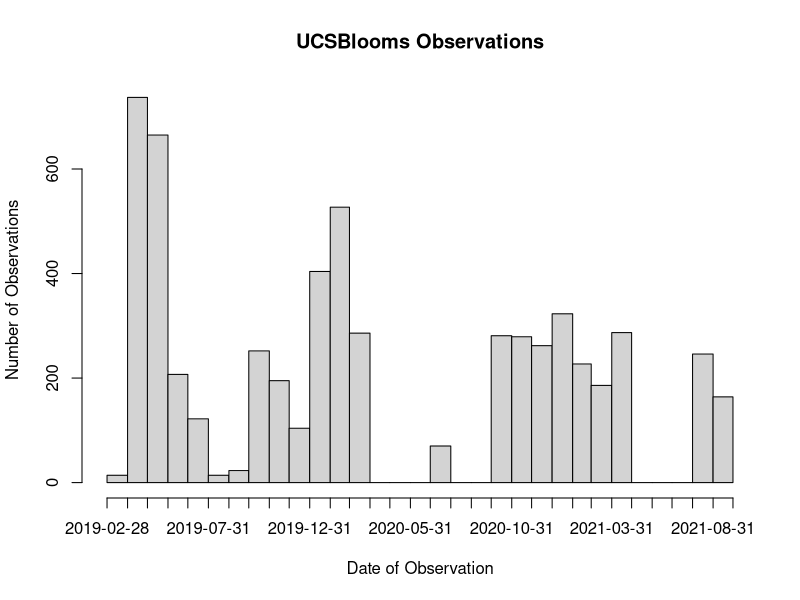
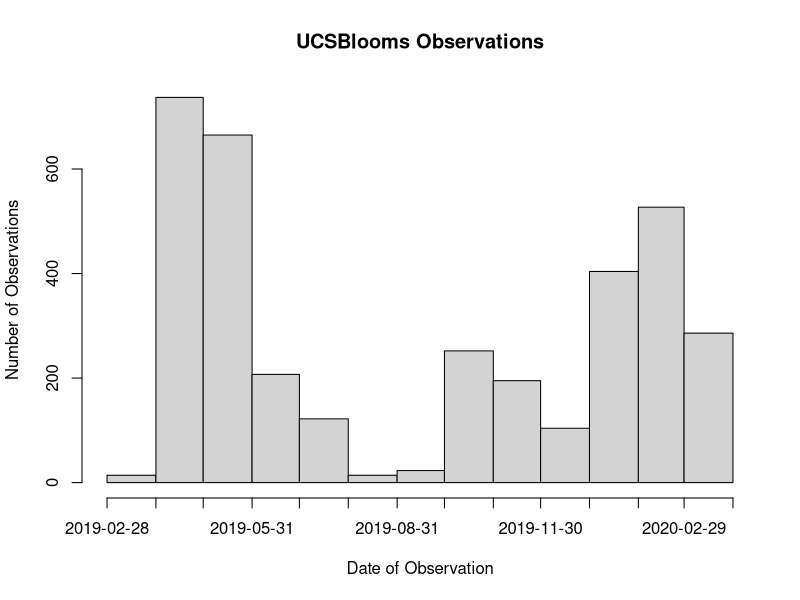
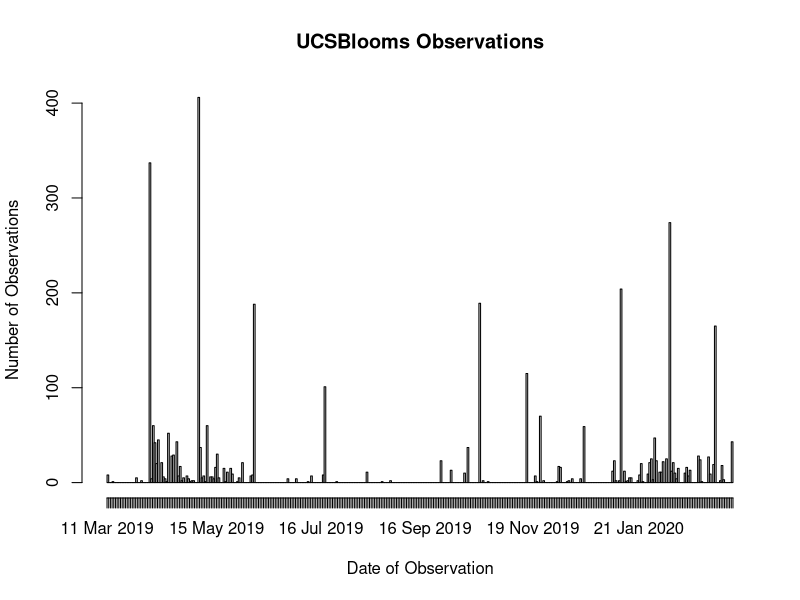
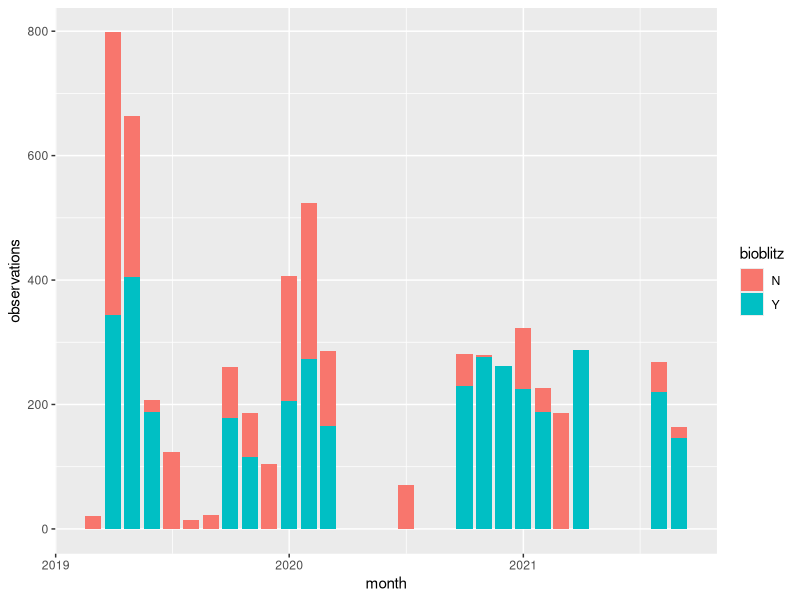
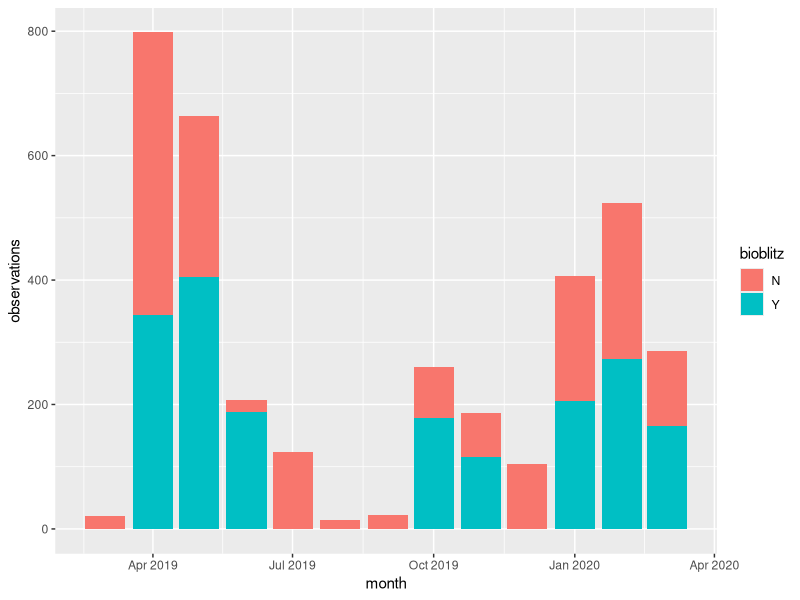
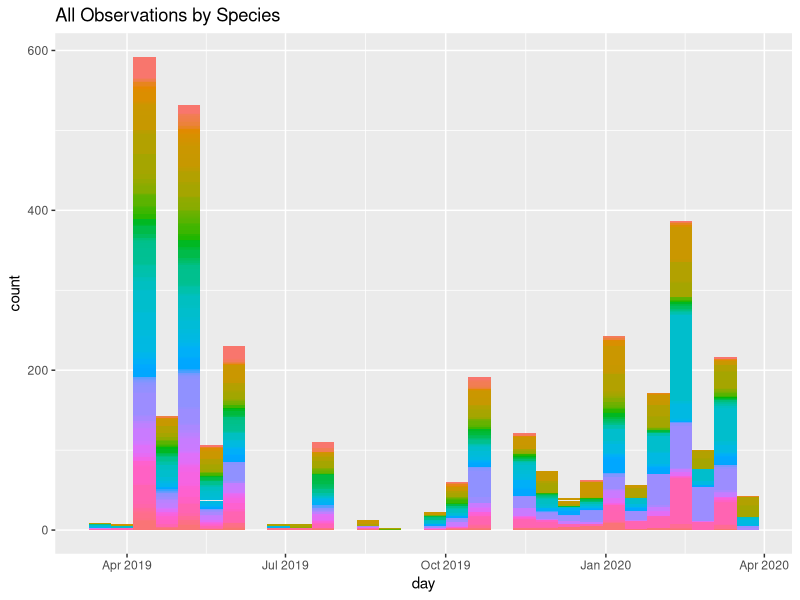
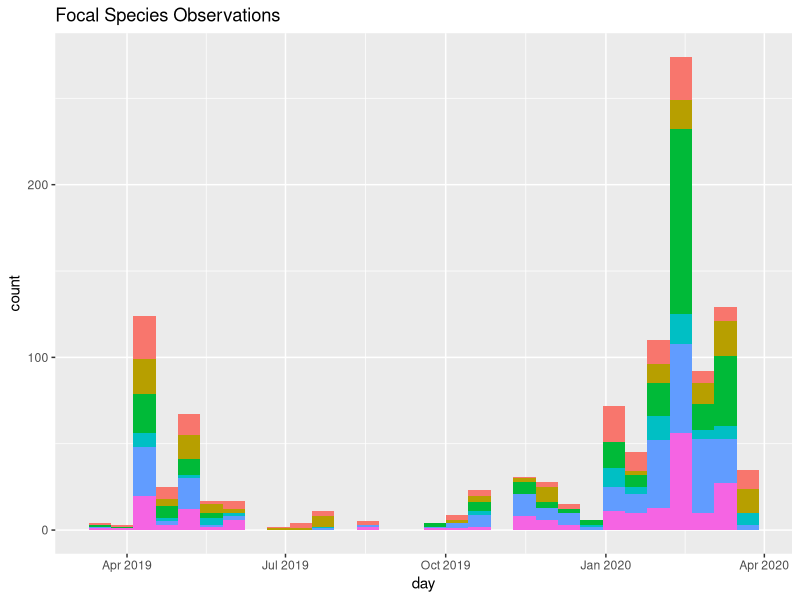
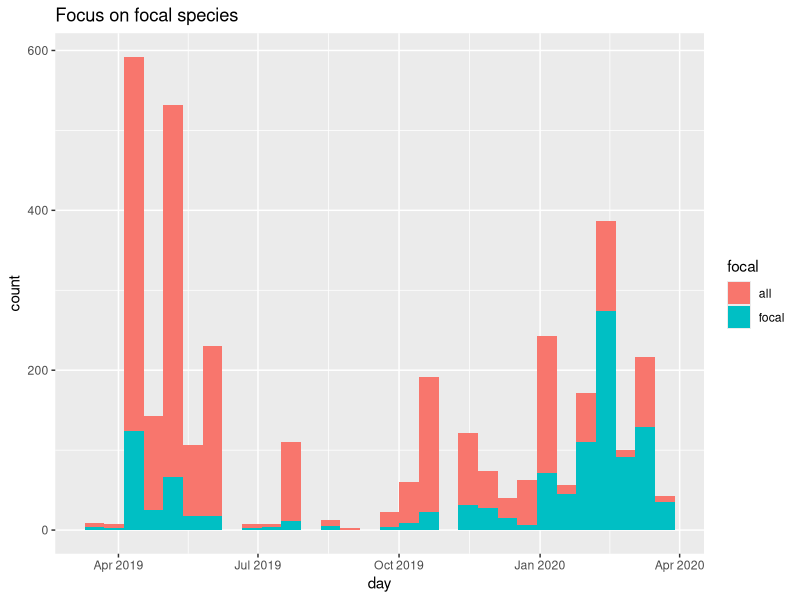

Reproduce these figures in R, in order. (Note: this script raises an error after producing the figures.)
library(ggplot2)
library(lubridate)
library(dplyr)

#SUMMARY
#Complete data exported from iNaturlaist for all observations in project
Complete_Project<-read.csv("observations-537390.csv")
Complete_Project$day <- as.Date(Complete_Project$observed_on)
year_Project<-subset(Complete_Project,day <= "2020-03-18")
length(unique(year_Project$user_id))


#Breakdown (basic stats) of the sub-projects & umbrella project 
Summary_SubProjects<-read.csv("iNat_Projects.csv")
Summary_SubProjects$month<- as.Date(Summary_SubProjects$month_year, "%m/%d/%y") #anytime within month assigned to first of month
Summary_Project<-data.frame("observations"=5876,"observers"=39,"species"=396)
year_SubProjects<-subset(Summary_SubProjects, month <="2020-04-01")



#SPECIES
#Top 8 species in UCSBlooms Project
ProjectSpecies<-data.frame("Hawthorn"=419,"Pride"=413,"brittlebush"=301,
                           "daisy"=273,"poppy"=228,"blue lily"= 203,
                           "lemonade berry"=151,"natal lily"=125)
#All UCSB Species same time frame
Summary_GeoPlant<-data.frame("observations"=9048,"observers"=331,"species"=547)
Summary_GeoAll<-data.frame("observations"=12833,"observers"=572,"species"=1146)
#top 8 species of all observations in same area/time
GeoSpecies<-data.frame("pride"=468,"brittlebush"=458,"hawthorn"=435,"poppy"=298,
                       "daisy"=288,"blue lily"=209,"lemonade berry"=179,"natal lily"=132)







#OBSERVERS AND OBSERVATIONS
#UCSBlooms Project - Vested Interest Observers Question
PublicObservers<- Complete_Project %>% filter(user_login!="avanwinden",user_login!="taylorc",
                                              user_login!="charliethrift",
                                              user_login!="michellelee",user_login!="excarpobro")
year_PublicObservers<-year_Project%>% filter(user_login!="avanwinden",user_login!="taylorc",
                                             user_login!="charliethrift",
                                             user_login!="michellelee",user_login!="excarpobro")
#historagm of all observations
hist(Complete_Project$day, "month",freq = TRUE, xlab="Date of Observation", 
     ylab="Number of Observations", main = "UCSBlooms Observations")
hist(year_Project$day, "month",freq = TRUE, xlab="Date of Observation", 
     ylab="Number of Observations", main = "UCSBlooms Observations")
hist(year_Project$day, "day",freq = TRUE, xlab="Date of Observation", 
     ylab="Number of Observations", main = "UCSBlooms Observations")


#graph separating type of observation BioBlitz vs Month
Summary_SubProjects %>% ggplot(aes(x=month,y=observations,fill=bioblitz))+ 
  geom_col(position = "stack") 
year_SubProjects %>% ggplot(aes(x=month,y=observations,fill=bioblitz))+ 
  geom_col(position = "stack")



## did species counts go down? did observers knowing the focal species change anything?
year_Project %>% ggplot(aes(x=day,fill=common_name))+ 
  geom_histogram() + labs(title = "All Observations by Species") + theme(legend.position="none")

focal_species_obs<-year_Project%>%filter(common_name=="trailing African daisy"| common_name=="Indian Hawthorn"|
                                         common_name=="California brittlebush"| common_name=="lemonade berry"|
                                         common_name=="Pride of Madeira"|common_name=="California poppy")

focal_species_obs %>% ggplot(aes(x=day,fill=common_name))+ 
  geom_histogram() + labs(title = "Focal Species Observations") + theme(legend.position="none")
#I mean look at this! Absolutley the species observed changed shit 
# a color coded historgarm 
year_Project$focal<-ifelse(year_Project$common_name=="trailing African daisy"|
                             year_Project$common_name=="Indian Hawthorn"|year_Project$common_name=="California brittlebush"|
                             year_Project$common_name=="lemonade berry"|year_Project$common_name=="Pride of Madeira"|
                             year_Project$common_name=="California poppy","focal","all")
year_Project %>% ggplot(aes(x=day,fill=focal))+ 
  geom_histogram() + labs(title = "Focus on focal species") + theme(legend.position="right")



## number of observations in bloom vs not in bloom? are citizen scientics more likely to observe in flower?
Phenostages<-read.csv("Species with Phenostage.csv")
flowers<-Phenostages%>%filter(Phenostage!="2",Phenostage!="1",Phenostage!="7")
poppy<-Phenostages%>%filter(Species=="California Poppy")
poppy_flowers<-poppy%>%filter(Phenostage!="2",Phenostage!="1",Phenostage!="7")
hawthorn<-Phenostages%>%filter(Species=="Indian Hawthorn")
hawthorn_flowers<-hawthorn%>%filter(Phenostage!="2",Phenostage!="1",Phenostage!="7")
brittlebush<-Phenostages%>%filter(Species=="California Brittlebush")
brittlebush_flowers<-brittlebush%>%filter(Phenostage!="2",Phenostage!="1",Phenostage!="7")
pride<-Phenostages%>%filter(Species=="Pride of Madeira")
pride_flowers<-pride%>%filter(Phenostage!="2",Phenostage!="1",Phenostage!="7")
berry<-Phenostages%>%filter(Species=="Lemonade Berry")
berry_flowers<-berry%>%filter(Phenostage!="2",Phenostage!="1",Phenostage!="7")
daisy<-Phenostages%>%filter(Species=="Trailing African Daisy ")
daisy_flowers<-daisy%>%filter(Phenostage!="2",Phenostage!="1",Phenostage!="7")
# worth running a test 
#run a statistical tests for all 6 species? is the amount of bloom of poppy differnet than the others?
blooms<-data.frame(In_Bloom=c(128,138,119,110,43,162),total=c(149,262,162,285,85,191),
                   percent=c(85.90,52.67,73.46,38.60,50.59,84.82), 
                   row.names = c("Poppy","Hawthorn","Brittlebush","Pride","Berry","Daisy"))
percent_bloom<-c(85.90,52.67,73.46,38.60,50.59,84.82)
t<-chisq.test(percent) #i dont think this is correct

## any effects of the pandemic to explore?
